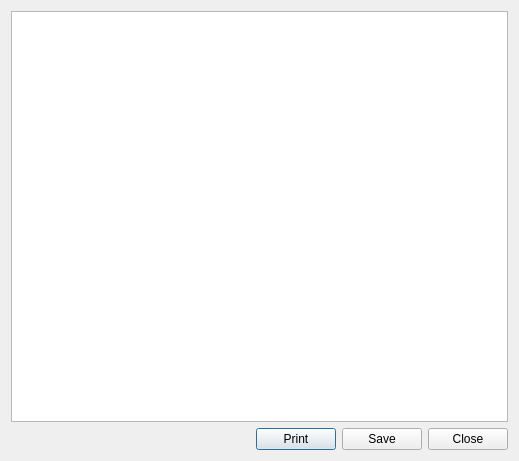
<?xml version="1.0" encoding="UTF-8"?>
<ui version="4.0">
 <class>ReportDialogUI</class>
 <widget class="QDialog" name="ReportDialogUI">
  <property name="geometry">
   <rect>
    <x>0</x>
    <y>0</y>
    <width>519</width>
    <height>461</height>
   </rect>
  </property>
  <property name="windowTitle">
   <string>Dialog</string>
  </property>
  <layout class="QGridLayout" name="gridLayout">
   <item row="0" column="0">
    <widget class="QTextBrowser" name="txtBrowser"/>
   </item>
   <item row="1" column="0">
    <layout class="QHBoxLayout" name="horizontalLayout">
     <item>
      <spacer name="horizontalSpacer">
       <property name="orientation">
        <enum>Qt::Horizontal</enum>
       </property>
       <property name="sizeHint" stdset="0">
        <size>
         <width>40</width>
         <height>20</height>
        </size>
       </property>
      </spacer>
     </item>
     <item>
      <widget class="QPushButton" name="cmdPrint">
       <property name="text">
        <string>Print</string>
       </property>
      </widget>
     </item>
     <item>
      <widget class="QPushButton" name="cmdSave">
       <property name="text">
        <string>Save</string>
       </property>
      </widget>
     </item>
     <item>
      <widget class="QPushButton" name="cmdClose">
       <property name="text">
        <string>Close</string>
       </property>
      </widget>
     </item>
    </layout>
   </item>
  </layout>
 </widget>
 <resources/>
 <connections>
  <connection>
   <sender>cmdClose</sender>
   <signal>clicked()</signal>
   <receiver>ReportDialogUI</receiver>
   <slot>close()</slot>
   <hints>
    <hint type="sourcelabel">
     <x>426</x>
     <y>433</y>
    </hint>
    <hint type="destinationlabel">
     <x>259</x>
     <y>230</y>
    </hint>
   </hints>
  </connection>
 </connections>
</ui>
